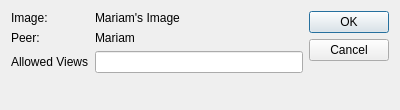
<?xml version="1.0" encoding="UTF-8"?>
<ui version="4.0">
 <class>DialogEditImage</class>
 <widget class="QDialog" name="DialogEditImage">
  <property name="geometry">
   <rect>
    <x>0</x>
    <y>0</y>
    <width>400</width>
    <height>110</height>
   </rect>
  </property>
  <property name="windowTitle">
   <string>Edit Image Views</string>
  </property>
  <layout class="QHBoxLayout" name="horizontalLayout">
   <item>
    <layout class="QFormLayout" name="formLayout">
     <item row="0" column="0">
      <widget class="QLabel" name="label">
       <property name="text">
        <string>Image:</string>
       </property>
      </widget>
     </item>
     <item row="0" column="1">
      <widget class="QLabel" name="lblImgName">
       <property name="text">
        <string>Mariam's Image</string>
       </property>
      </widget>
     </item>
     <item row="1" column="0">
      <widget class="QLabel" name="label_3">
       <property name="text">
        <string>Peer:</string>
       </property>
      </widget>
     </item>
     <item row="1" column="1">
      <widget class="QLabel" name="lblPeer">
       <property name="text">
        <string>Mariam</string>
       </property>
      </widget>
     </item>
     <item row="2" column="0">
      <widget class="QLabel" name="label_5">
       <property name="text">
        <string>Allowed Views</string>
       </property>
      </widget>
     </item>
     <item row="2" column="1">
      <widget class="QLineEdit" name="txtViews"/>
     </item>
    </layout>
   </item>
   <item>
    <layout class="QVBoxLayout" name="verticalLayout">
     <item>
      <widget class="QPushButton" name="btnOkEdit">
       <property name="text">
        <string>OK</string>
       </property>
      </widget>
     </item>
     <item>
      <widget class="QPushButton" name="btnCancel">
       <property name="text">
        <string>Cancel</string>
       </property>
      </widget>
     </item>
     <item>
      <widget class="QWidget" name="widget" native="true"/>
     </item>
    </layout>
   </item>
  </layout>
 </widget>
 <resources/>
 <connections/>
</ui>
